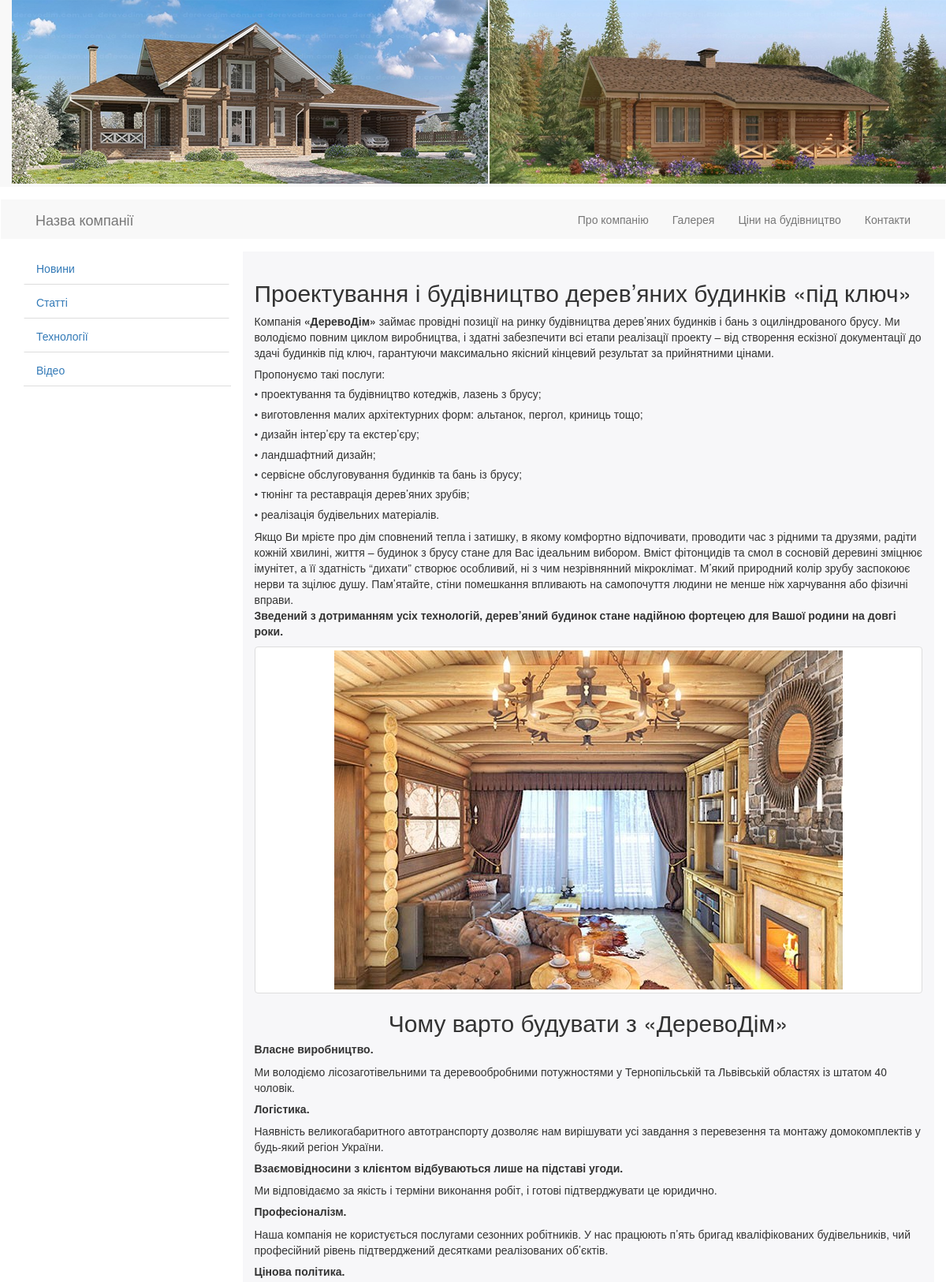
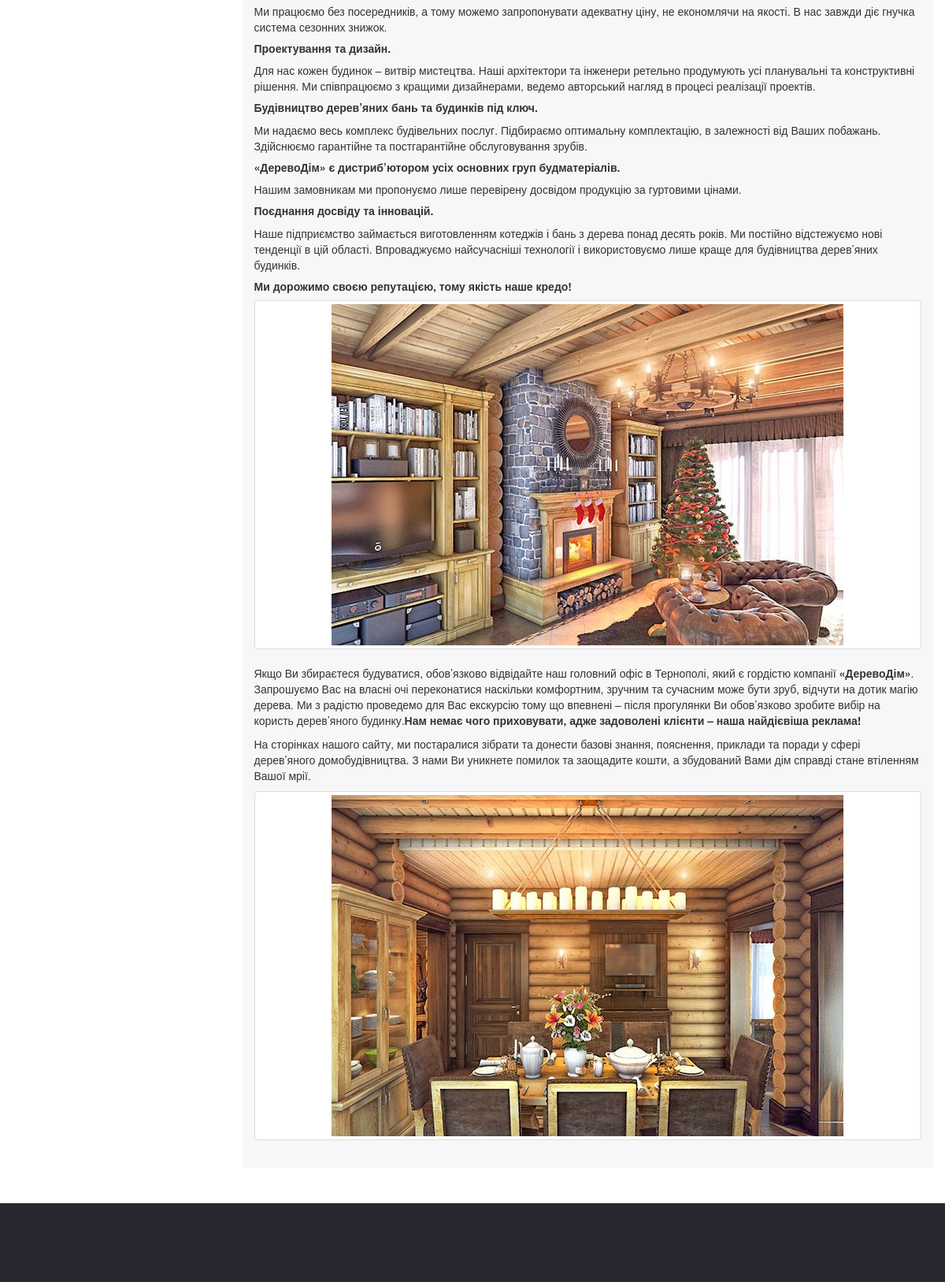
Page /?option=menu&id_menu=1 on the committed database (2 pictures, top to bottom).
### tables this page shows
CREATE TABLE IF NOT EXISTS `menu` (
  `id_menu` tinyint(3) unsigned NOT NULL AUTO_INCREMENT,
  `name_menu` varchar(255) NOT NULL,
  `text_menu` text NOT NULL,
  PRIMARY KEY (`id_menu`)
);

CREATE TABLE IF NOT EXISTS `category` (
  `id_category` tinyint(3) unsigned NOT NULL AUTO_INCREMENT,
  `name_category` varchar(255) NOT NULL,
  PRIMARY KEY (`id_category`)
);

### classes/core.php (the view, shortened to what this page needs)
<?php
abstract class core{
	protected function get_header(){
		include "header.php";
	}
	protected function get_menu(){
		$row = $this->menu_array();
		echo 	'<div class="navbar mb15">
				  <div class="navbar-default">
						<div class="container">
							<div class="navbar-header">
							  <button type="button" class="btn btn-navbar navbar-toggle" data-toggle="collapse" data-target=".nav-collapse">
								<span class="icon-bar"></span>
								<span class="icon-bar"></span>
								<span class="icon-bar"></span>
							  </button>
							  <a class="navbar-brand" href="/">Назва компанії</a>
							</div>
							<nav class="collapse navbar-collapse nav-collapse">
								<ul class="nav navbar-nav navbar-right">';
		foreach ($row as $item){
			printf("<li><a href='?option=menu&id_menu=%s'>%s</a></li>",
			$item['id_menu'],$item['name_menu']);
			}
		echo '</ul></nav></div></div></div>';
	}
	protected function menu_array(){
		$query = "SELECT id_menu,name_menu FROM menu";
		$result = mysql_query($query);
		$row = array();
		for($i = 0;$i < mysql_num_rows($result); $i++) {
			$row[] = mysql_fetch_array($result, MYSQL_ASSOC);
		}
		return $row;
	}
	protected function get_left() {
		$query = "SELECT id_category,name_category FROM category";
		$result = mysql_query($query);
		echo '<div class="container">
			  <div class="row">
		      <div class="col-md-3 c-left">
			  <ul class="nav nav-tabs nav-stacked ">';
		for($i = 0;$i < mysql_num_rows($result); $i++) {
			$row = mysql_fetch_array($result, MYSQL_ASSOC);
			printf("<li><a href='?option=category&id_category=%s'>%s</a></li>",$row['id_category'],$row['name_category']);
		}
		echo '</ul>
			  </div>';
	}
	protected function get_footer(){
		include "footer.php";
	}
	public function get_body(){
		$this->get_header();
		$this->get_menu();
		$this->get_left();
		$this->get_content();
		$this->get_footer();
	}
}
?>

### index.php (shortened to what this page needs)
<?php
require_once("classes/core.php");
if($_GET['option']) {
	$class = trim(strip_tags($_GET['option']));
}
else {
	$class = 'main';
}
if(file_exists("classes/".$class.".php")) {
	if(class_exists($class)) {
		$obj = new $class;
		$obj->get_body();
	}
	else {
		exit("<p>Неправильні дані</p>");
	}
}
else {
	exit("<p>Неправильна адреса сайту</p>");
}
?>

### header.php (shortened to what this page needs)
<!DOCTYPE html>
<html lang="uk">
<head>
<link rel="stylesheet" href="css/bootstrap.css">
<link rel="stylesheet" href="css/style.css">
<link rel="stylesheet" href="fbox/jquery.fancybox.css">
</head>
<body>
	<header>
		<div class="container">
			<div class="row">
				<img src="/img/baner.png">
			</div>
		</div>
	</header>

### classes/menu.php (shortened to what this page needs)
<?php
class menu extends core {
	public function get_content(){
		if (!$_GET['id_menu']){
			echo "Неправильні дані для виводу меню";
		}
		else{
			$id_menu = (int)$_GET['id_menu'];
			if(!$id_menu){
				echo "Неправильні дані для виводу menu";
			}
			else{
				$query = "SELECT id_menu,name_menu,text_menu FROM menu WHERE id_menu='$id_menu'";
				$reslit = mysql_query($query);
				$row = mysql_fetch_array($reslit,MYSQL_ASSOC);
					echo '<div class="col-md-9 c-right">';
						printf("<div class='row article_box'>
								%s
						</div>",$row['text_menu']);
					echo '</div></div></div>';
			}
		}
	}
}
?>

### footer.php (shortened to what this page needs)
	<footer>
	</footer>
</body>
</html>

### css/style.css (style rules this page uses)
header { height: 237px; margin-bottom: 15px; background: #F8F8F8; }
.mb15 { margin-bottom: 15px; }
.navbar-nav-top a:hover, .navbar-nav-top a:focus, { border-bottom: 1px solid; border-top: 1px solid; }
footer { padding-top: 50px; padding-bottom: 50px; margin-top: 30px; color: #99979c; text-align: center; background-color: #2a2730; }
.article_box { padding: 15px; background-color: #f7f7f9; margin-bottom: 15px; }
.nav-tabs.nav-stacked > li > a { border-bottom: 1px solid #ddd; -webkit-border-radius: 0; -moz-border-radius: 0; border-radius: 0; }

### rows in the picture
menu: name_menu "Про компанію", text_menu "Проектування і будівництво дерев’яних будинків «під ключ» Компанія «ДеревоДім» займає провідні позиції на ринку будівництва дерев’яних будинків і бань з оциліндрованого брусу. Ми володіємо повним циклом виробництва, і здатні забезпечити всі етапи реалізації проекту – від створення ескізної документації до здачі будинків під ключ, гарантуючи максимально якісний кінцевий результат за прийнятними цінами. Пропонуємо такі послуги: • проектування та будівництво котеджів, лазень з брусу; • виготовлення малих архітектурних форм: альтанок, пергол, криниць тощо; • дизайн інтер’єру та екстер’єру; • ландшафтний дизайн; • сервісне обслуговування будинків та бань із брусу; • тюнінг та реставрація…", text_menu (picture)
menu: name_menu "Галерея"
menu: name_menu "Ціни на будівництво"
menu: name_menu "Контакти"
category: name_category "Новини"
category: name_category "Статті"
category: name_category "Технології"
category: name_category "Відео"
